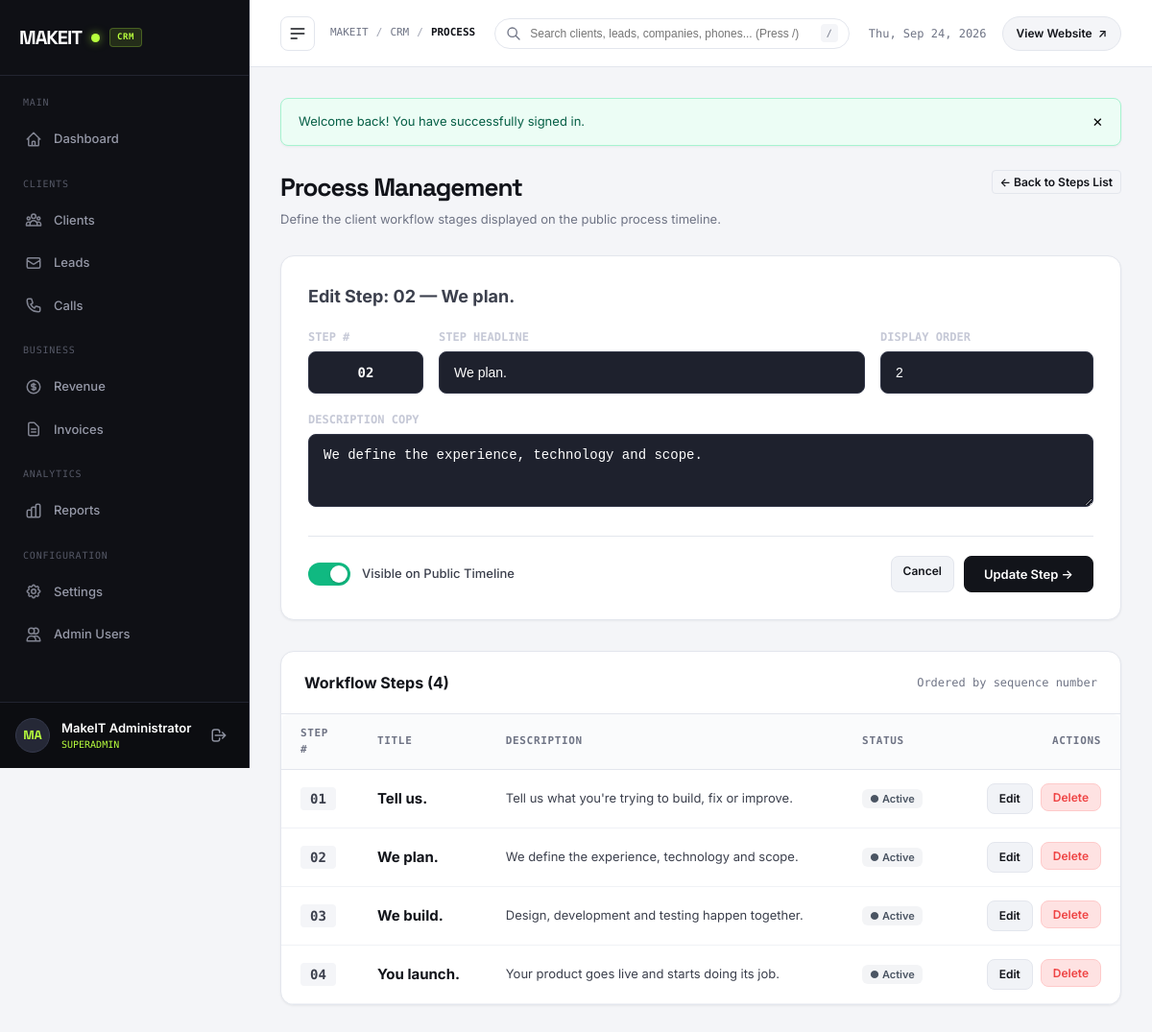
The app's page /admin/process.php?edit=2 (signed in) with its own data.
### tables this page shows
CREATE TABLE `process_steps` (
  `id` INT UNSIGNED NOT NULL AUTO_INCREMENT,
  `step_number` VARCHAR(10) NOT NULL,
  `title` VARCHAR(150) NOT NULL,
  `description` TEXT NOT NULL,
  `display_order` INT NOT NULL DEFAULT 0,
  `status` ENUM('published', 'draft') NOT NULL DEFAULT 'published',
  `created_at` DATETIME NOT NULL DEFAULT CURRENT_TIMESTAMP,
  `updated_at` DATETIME NOT NULL DEFAULT CURRENT_TIMESTAMP ON UPDATE CURRENT_TIMESTAMP,
  PRIMARY KEY (`id`),
  KEY `idx_process_status_order` (`status`, `display_order`)
);

### admin/process.php (called while the page is built, shortened)
<?php
require __DIR__ . '/pages/process.php';

### config/database.php (called while the page is built, shortened)
<?php
final class Database
{
    private static ?self $instance = null;
    private ?PDO $pdo = null;
    private function __construct()
    {
        $dsn = sprintf(
            'mysql:host=%s;port=%d;dbname=%s;charset=%s',
            DB_HOST,
            DB_PORT,
            DB_NAME,
            DB_CHARSET
        );
        $options = [
            PDO::ATTR_ERRMODE            => PDO::ERRMODE_EXCEPTION,
            PDO::ATTR_DEFAULT_FETCH_MODE => PDO::FETCH_ASSOC,
            PDO::ATTR_EMULATE_PREPARES   => false,
            PDO::ATTR_PERSISTENT         => false,
            PDO::ATTR_TIMEOUT            => 1,
        ];
        try {
            $this->pdo = new PDO($dsn, DB_USER, DB_PASS, $options);
            $this->pdo->exec("SET NAMES " . DB_CHARSET . " COLLATE utf8mb4_unicode_ci");
            $this->ensureSchema();
        } catch (PDOException $e) {
            $this->connectionError = $e->getMessage();
            $sqlitePath = dirname(__DIR__) . '/database/makeit.sqlite';
            $initScript = dirname(__DIR__) . '/database/init_sqlite.php';
            if (file_exists($initScript)) {
                require_once $initScript;
                try {
                    $this->pdo = init_sqlite_database($sqlitePath);
                } catch (\Throwable $sqliteEx) {
                    $this->pdo = null;
                    error_log("SQLite Fallback Notice: " . $sqliteEx->getMessage());
                }
            } else {
                $this->pdo = null;
            }
            error_log("MySQL Connection Notice: " . $e->getMessage());
        }
    }
    private function ensureSchema(): void
    {
        try {
            $driver = $this->pdo->getAttribute(PDO::ATTR_DRIVER_NAME);
            if ($driver === 'mysql') {
                $invCols = $this->pdo->query("SHOW COLUMNS FROM invoices")->fetchAll(PDO::FETCH_COLUMN);
                $revCols = $this->pdo->query("SHOW COLUMNS FROM revenue")->fetchAll(PDO::FETCH_COLUMN);
                $leadCols = $this->pdo->query("SHOW COLUMNS FROM leads")->fetchAll(PDO::FETCH_COLUMN);
                $callCols = $this->pdo->query("SHOW COLUMNS FROM calls")->fetchAll(PDO::FETCH_COLUMN);
            }
        } catch (\Throwable $ex) {
            error_log("Schema auto-migration notice: " . $ex->getMessage());
        }
    }
    public static function getInstance(): self
    {
        if (self::$instance === null) {
            self::$instance = new self();
        }
        return self::$instance;
    }
    public function query(string $sql, array $params = []): PDOStatement
    {
        $stmt = $this->pdo->prepare($sql);
        $stmt->execute($params);
        return $stmt;
    }
    public function fetchAll(string $sql, array $params = []): array
    {
        $stmt = $this->query($sql, $params);
        return $stmt->fetchAll();
    }
}

### includes/security.php (called while the page is built, shortened)
<?php
function e(mixed $value): string
{
    return htmlspecialchars((string)$value, ENT_QUOTES | ENT_HTML5, 'UTF-8');
}

### admin/pages/process.php (the view, shortened to what this page needs)
<?php
$db = Database::getInstance();
$steps = [];
try {
    $steps = $db->fetchAll("SELECT * FROM process_steps ORDER BY display_order ASC, id ASC");
} catch (\Throwable $e) {
    error_log("Process fetch notice: " . $e->getMessage());
}
$editingStep = null;
$editId = (int)($_GET['edit'] ?? 0);
if ($editId > 0) {
    foreach ($steps as $st) {
        if ((int)$st['id'] === $editId) {
            $editingStep = $st;
            break;
        }
    }
}
require_once dirname(__DIR__) . '/includes/admin_header.php';
?>
  <div class="page-header">
    <div>
      <h1 class="page-title">Process Management</h1>
      <p class="page-subtitle">Define the client workflow stages displayed on the public process timeline.</p>
    </div>
    <div>
      <?php if ($editingStep): ?>
        <a href="process.php" class="btn-action">&larr; Back to Steps List</a>
      <?php else: ?>
        <a href="#stepFormCard" class="btn-primary-admin" id="btnOpenCreateModal">
          + Add New Step
        </a>
      <?php endif; ?>
    </div>
  </div>
  <div class="data-card" style="padding: 28px; margin-bottom: 32px; <?= $editingStep ? '' : 'display: none;' ?>" id="stepFormCard">
    <div style="display: flex; align-items: center; justify-content: space-between; margin-bottom: 20px;">
      <h2 style="font-size: 18px; font-weight: 700; margin: 0;">
        <?= $editingStep ? 'Edit Step: ' . e($editingStep['step_number']) . ' — ' . e($editingStep['title']) : 'Add Process Step' ?>
      </h2>
    </div>
    <form method="POST" action="process.php" class="admin-form">
      <div style="display: grid; grid-template-columns: 120px 2fr 1fr; gap: 16px;">
        <div class="admin-form-group">
          <label for="step_number" class="admin-form-label">Step #</label>
          <input
            type="text"
            id="step_number"
            name="step_number"
            class="admin-form-input"
            required
            placeholder="01"
            value="<?= e($editingStep['step_number'] ?? sprintf('%02d', count($steps) + 1)) ?>"
            style="font-family: 'DM Mono', monospace; font-weight: 700; text-align: center;"
          />
        </div>
        <div class="admin-form-group">
          <label for="title" class="admin-form-label">Step Headline</label>
          <input
            type="text"
            id="title"
            name="title"
            class="admin-form-input"
            required
            placeholder="e.g. Tell us."
            value="<?= e($editingStep['title'] ?? '') ?>"
          />
        </div>
        <div class="admin-form-group">
          <label for="display_order" class="admin-form-label">Display Order</label>
          <input
            type="number"
            id="display_order"
            name="display_order"
            class="admin-form-input"
            min="0"
            value="<?= (int)($editingStep['display_order'] ?? (count($steps) + 1)) ?>"
          />
        </div>
      </div>
      <div class="admin-form-group">
        <label for="description" class="admin-form-label">Description Copy</label>
        <textarea
          id="description"
          name="description"
          rows="3"
          class="admin-form-input"
          required
          placeholder="Tell us what you're trying to build, fix or improve."
        ><?= e($editingStep['description'] ?? '') ?></textarea>
      </div>
      <div style="display: flex; align-items: center; justify-content: space-between; margin-top: 24px; padding-top: 20px; border-top: 1px solid var(--border-light);">
        <div style="display: flex; align-items: center; gap: 12px;">
          <label class="switch-toggle">
            <span class="switch-slider"></span>
          </label>
          <span style="font-size: 13px; font-weight: 500;">Visible on Public Timeline</span>
        </div>
        <div style="display: flex; gap: 10px;">
          <?php if ($editingStep): ?>
            <a href="process.php" class="btn-edit-admin">Cancel</a>
          <?php endif; ?>
          <button type="submit" class="btn-primary-admin">
            <?= $editingStep ? 'Update Step &rarr;' : 'Save Step &rarr;' ?>
          </button>
        </div>
      </div>
    </form>
  </div>
  <div class="data-card">
    <div class="data-card-header">
      <h2 class="data-card-title">Workflow Steps (<?= count($steps) ?>)</h2>
      <span style="font-size: 12px; color: var(--text-muted); font-family: 'DM Mono', monospace;">
        Ordered by sequence number
      </span>
    </div>
    <div class="table-responsive">
      <?php if (empty($steps)): ?>
        <div class="empty-state">No process steps found. Click "+ Add New Step" above.</div>
      <?php else: ?>
        <table class="admin-table">
          <thead>
            <tr>
              <th style="width: 80px;">Step #</th>
              <th>Title</th>
              <th>Description</th>
              <th>Status</th>
              <th style="text-align: right; width: 180px;">Actions</th>
            </tr>
          </thead>
          <tbody>
            <?php foreach ($steps as $st): ?>
              <tr>
                <td>
                  <span style="font-family: 'DM Mono', monospace; font-size: 14px; font-weight: 700; background: var(--main-bg); padding: 4px 10px; border-radius: 4px;">
                    <?= e($st['step_number']) ?>
                  </span>
                </td>
                <td>
                  <strong style="font-size: 15px; color: var(--text-dark);"><?= e($st['title']) ?></strong>
                </td>
                <td style="color: var(--text-body); font-size: 13px; max-width: 480px;">
                  <?= e($st['description']) ?>
                </td>
                <td>
                  <form method="POST" action="process.php" style="display: inline;">
                    <button
                      type="submit"
                      class="status-pill <?= $st['status'] === 'published' ? 'status-closed' : 'status-contacted' ?>"
                      title="Click to toggle status"
                      style="cursor: pointer;"
                    >
                      <?= $st['status'] === 'published' ? '● Active' : '○ Draft' ?>
                    </button>
                  </form>
                </td>
                <td style="text-align: right;">
                  <div style="display: inline-flex; gap: 8px;">
                    <a href="process.php?edit=<?= (int)$st['id'] ?>" class="btn-edit-admin">
                      Edit
                    </a>
                    <form method="POST" action="process.php" style="display: inline;">
                      <button
                        type="submit"
                        class="btn-danger-admin"
                        data-confirm="Are you sure you want to delete step '<?= e($st['step_number']) ?> — <?= e($st['title']) ?>'?"
                        data-confirm-title="Delete Process Step"
                        data-confirm-btn="Yes, Delete"
                      >
                        Delete
                      </button>
                    </form>
                  </div>
                </td>
              </tr>
            <?php endforeach; ?>
          </tbody>
        </table>
      <?php endif; ?>
    </div>
  </div>
<?php require_once dirname(__DIR__) . '/includes/admin_footer.php'; ?>

### records on screen
process_steps: step_number "02", title "We plan.", display_order "2", description "We define the experience, technology and scope.", status "● Active"
process_steps: step_number "01", title "Tell us.", description "Tell us what you're trying to build, fix or improve.", status "● Active"
process_steps: step_number "03", title "We build.", description "Design, development and testing happen together.", status "● Active"
process_steps: step_number "04", title "You launch.", description "Your product goes live and starts doing its job.", status "● Active"

### other values on screen
$initials "MA"
$adminName "MakeIT Administrator"
$currentAdmin['role'] "SUPERADMIN"
$breadcrumb "PROCESS"
$msg "Welcome back! You have successfully signed in."
count($steps) "4"
